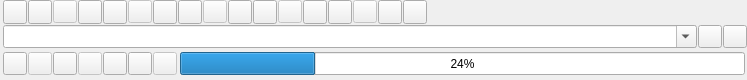
<?xml version="1.0" encoding="UTF-8"?>
<ui version="4.0">
 <class>CTreeToolBar</class>
 <widget class="CTreeToolBar" name="CTreeToolBar">
  <property name="geometry">
   <rect>
    <x>0</x>
    <y>0</y>
    <width>747</width>
    <height>80</height>
   </rect>
  </property>
  <property name="sizePolicy">
   <sizepolicy hsizetype="Ignored" vsizetype="Preferred">
    <horstretch>0</horstretch>
    <verstretch>0</verstretch>
   </sizepolicy>
  </property>
  <property name="minimumSize">
   <size>
    <width>0</width>
    <height>0</height>
   </size>
  </property>
  <property name="contextMenuPolicy">
   <enum>Qt::NoContextMenu</enum>
  </property>
  <property name="skinBackground" stdset="0">
   <string notr="true">usetransparent=&quot;1&quot; can_glass=&quot;1&quot; useSystemColorizationColor=&quot;0&quot; hideAllWhenGlass=&quot;1&quot; hideImageWhenTransparent=&quot;1&quot;  colorizationColorMinAlpha=&quot;0.0&quot;  src=&quot;img\tree\toolbar\toolbarback.png&quot;</string>
  </property>
  <property name="minFor2Row" stdset="0">
   <number>500</number>
  </property>
  <layout class="QGridLayout" name="grid0">
   <property name="sizeConstraint">
    <enum>QLayout::SetMinimumSize</enum>
   </property>
   <property name="leftMargin">
    <number>3</number>
   </property>
   <property name="topMargin">
    <number>0</number>
   </property>
   <property name="rightMargin">
    <number>0</number>
   </property>
   <property name="bottomMargin">
    <number>3</number>
   </property>
   <property name="spacing">
    <number>1</number>
   </property>
   <item row="0" column="0">
    <layout class="QHBoxLayout" name="row1" stretch="0,0,0,0,0,0,0,0,0,0,0,0,0,0,0,0,0,0">
     <property name="spacing">
      <number>1</number>
     </property>
     <property name="sizeConstraint">
      <enum>QLayout::SetMinimumSize</enum>
     </property>
     <item alignment="Qt::AlignLeft">
      <widget class="CSkinButton" name="LOAD_PLAYLIST_ID">
       <property name="sizePolicy">
        <sizepolicy hsizetype="Minimum" vsizetype="Minimum">
         <horstretch>0</horstretch>
         <verstretch>0</verstretch>
        </sizepolicy>
       </property>
       <property name="cursor">
        <cursorShape>PointingHandCursor</cursorShape>
       </property>
       <property name="focusPolicy">
        <enum>Qt::NoFocus</enum>
       </property>
       <property name="contextMenuPolicy">
        <enum>Qt::NoContextMenu</enum>
       </property>
       <property name="toolButtonStyle">
        <enum>Qt::ToolButtonIconOnly</enum>
       </property>
       <property name="skinImage" stdset="0">
        <stringlist notr="true">
         <string>src=&quot;img\tree\toolbar\loadplst.png&quot; tooltip=&quot;translateMe(Load playlist)&quot; statecount=&quot;3&quot; duration=&quot;200&quot; checked=&quot;1&quot;</string>
        </stringlist>
       </property>
      </widget>
     </item>
     <item alignment="Qt::AlignLeft">
      <widget class="CSkinButton" name="REFRESH_PLAYLIST_ID">
       <property name="sizePolicy">
        <sizepolicy hsizetype="Minimum" vsizetype="Minimum">
         <horstretch>0</horstretch>
         <verstretch>0</verstretch>
        </sizepolicy>
       </property>
       <property name="cursor">
        <cursorShape>PointingHandCursor</cursorShape>
       </property>
       <property name="focusPolicy">
        <enum>Qt::NoFocus</enum>
       </property>
       <property name="contextMenuPolicy">
        <enum>Qt::NoContextMenu</enum>
       </property>
       <property name="toolButtonStyle">
        <enum>Qt::ToolButtonIconOnly</enum>
       </property>
       <property name="skinImage" stdset="0">
        <stringlist notr="true">
         <string>src=&quot;img\tree\toolbar\refreshplst.png&quot; tooltip=&quot;translateMe(Refresh playlist)&quot;</string>
        </stringlist>
       </property>
      </widget>
     </item>
     <item alignment="Qt::AlignLeft">
      <widget class="CSkinButton" name="SEPARATOR_ID">
       <property name="enabled">
        <bool>false</bool>
       </property>
       <property name="focusPolicy">
        <enum>Qt::NoFocus</enum>
       </property>
       <property name="contextMenuPolicy">
        <enum>Qt::NoContextMenu</enum>
       </property>
       <property name="text">
        <string notr="true"/>
       </property>
       <property name="skinImage" stdset="0">
        <stringlist notr="true">
         <string>src=&quot;img\tree\toolbar\toolbarseparator.png&quot;</string>
        </stringlist>
       </property>
      </widget>
     </item>
     <item alignment="Qt::AlignLeft">
      <widget class="CSkinButton" name="FAVORIT_ID">
       <property name="sizePolicy">
        <sizepolicy hsizetype="Minimum" vsizetype="Minimum">
         <horstretch>0</horstretch>
         <verstretch>0</verstretch>
        </sizepolicy>
       </property>
       <property name="cursor">
        <cursorShape>PointingHandCursor</cursorShape>
       </property>
       <property name="focusPolicy">
        <enum>Qt::NoFocus</enum>
       </property>
       <property name="contextMenuPolicy">
        <enum>Qt::NoContextMenu</enum>
       </property>
       <property name="checkable">
        <bool>true</bool>
       </property>
       <property name="toolButtonStyle">
        <enum>Qt::ToolButtonIconOnly</enum>
       </property>
       <property name="skinImage" stdset="0">
        <stringlist notr="true">
         <string>src=&quot;img\tree\toolbar\toolbarfav.png&quot; tooltip=&quot;translateMe(Favorite channels/media)&quot;</string>
         <string>checked=&quot;1&quot; src=&quot;img\tree\toolbar\toolbarfav1.png&quot; maxcount=&quot;1&quot; duration=&quot;0&quot; tooltip=&quot;translateMe(Favorite channels/media)&quot;</string>
         <string>disabled=&quot;1&quot; src=&quot;img\tree\toolbar\toolbarfav2.png&quot;</string>
        </stringlist>
       </property>
      </widget>
     </item>
     <item alignment="Qt::AlignLeft">
      <widget class="CSkinButton" name="SHOWGROUP_ID">
       <property name="sizePolicy">
        <sizepolicy hsizetype="Minimum" vsizetype="Minimum">
         <horstretch>0</horstretch>
         <verstretch>0</verstretch>
        </sizepolicy>
       </property>
       <property name="cursor">
        <cursorShape>PointingHandCursor</cursorShape>
       </property>
       <property name="focusPolicy">
        <enum>Qt::NoFocus</enum>
       </property>
       <property name="contextMenuPolicy">
        <enum>Qt::NoContextMenu</enum>
       </property>
       <property name="checkable">
        <bool>true</bool>
       </property>
       <property name="toolButtonStyle">
        <enum>Qt::ToolButtonIconOnly</enum>
       </property>
       <property name="skinImage" stdset="0">
        <stringlist notr="true">
         <string>src=&quot;img\tree\toolbar\toolbargroup.png&quot; tooltip=&quot;translateMe(Enable grouping)&quot;</string>
         <string>checked=&quot;1&quot; src=&quot;img\tree\toolbar\toolbargroup1.png&quot; maxcount=&quot;1&quot; duration=&quot;0&quot; tooltip=&quot;translateMe(Disable grouping)&quot;</string>
        </stringlist>
       </property>
      </widget>
     </item>
     <item alignment="Qt::AlignLeft">
      <widget class="CSkinButton" name="SEPARATOR_ID">
       <property name="enabled">
        <bool>false</bool>
       </property>
       <property name="focusPolicy">
        <enum>Qt::NoFocus</enum>
       </property>
       <property name="contextMenuPolicy">
        <enum>Qt::NoContextMenu</enum>
       </property>
       <property name="text">
        <string notr="true"/>
       </property>
       <property name="skinImage" stdset="0">
        <stringlist notr="true">
         <string>src=&quot;img\tree\toolbar\toolbarseparator.png&quot;</string>
        </stringlist>
       </property>
      </widget>
     </item>
     <item alignment="Qt::AlignLeft">
      <widget class="CSkinButton" name="NEW_ID">
       <property name="sizePolicy">
        <sizepolicy hsizetype="Minimum" vsizetype="Minimum">
         <horstretch>0</horstretch>
         <verstretch>0</verstretch>
        </sizepolicy>
       </property>
       <property name="cursor">
        <cursorShape>PointingHandCursor</cursorShape>
       </property>
       <property name="focusPolicy">
        <enum>Qt::NoFocus</enum>
       </property>
       <property name="contextMenuPolicy">
        <enum>Qt::NoContextMenu</enum>
       </property>
       <property name="toolButtonStyle">
        <enum>Qt::ToolButtonIconOnly</enum>
       </property>
       <property name="skinImage" stdset="0">
        <stringlist notr="true">
         <string>src=&quot;img\tree\toolbar\toolbarnew.png&quot; tooltip=&quot;translateMe(New channel/media)&quot;</string>
        </stringlist>
       </property>
      </widget>
     </item>
     <item alignment="Qt::AlignLeft">
      <widget class="CSkinButton" name="NEW_GROUP_ID">
       <property name="sizePolicy">
        <sizepolicy hsizetype="Minimum" vsizetype="Minimum">
         <horstretch>0</horstretch>
         <verstretch>0</verstretch>
        </sizepolicy>
       </property>
       <property name="cursor">
        <cursorShape>PointingHandCursor</cursorShape>
       </property>
       <property name="focusPolicy">
        <enum>Qt::NoFocus</enum>
       </property>
       <property name="contextMenuPolicy">
        <enum>Qt::NoContextMenu</enum>
       </property>
       <property name="toolButtonStyle">
        <enum>Qt::ToolButtonIconOnly</enum>
       </property>
       <property name="skinImage" stdset="0">
        <stringlist notr="true">
         <string>src=&quot;img\tree\toolbar\toolbarnewgroup.png&quot; tooltip=&quot;translateMe(New group)&quot;</string>
        </stringlist>
       </property>
      </widget>
     </item>
     <item alignment="Qt::AlignLeft">
      <widget class="CSkinButton" name="SEPARATOR_ID">
       <property name="enabled">
        <bool>false</bool>
       </property>
       <property name="focusPolicy">
        <enum>Qt::NoFocus</enum>
       </property>
       <property name="contextMenuPolicy">
        <enum>Qt::NoContextMenu</enum>
       </property>
       <property name="text">
        <string notr="true"/>
       </property>
       <property name="skinImage" stdset="0">
        <stringlist notr="true">
         <string>src=&quot;img\tree\toolbar\toolbarseparator.png&quot;</string>
        </stringlist>
       </property>
      </widget>
     </item>
     <item alignment="Qt::AlignLeft">
      <widget class="CSkinButton" name="DELETE_ID">
       <property name="sizePolicy">
        <sizepolicy hsizetype="Minimum" vsizetype="Minimum">
         <horstretch>0</horstretch>
         <verstretch>0</verstretch>
        </sizepolicy>
       </property>
       <property name="cursor">
        <cursorShape>PointingHandCursor</cursorShape>
       </property>
       <property name="focusPolicy">
        <enum>Qt::NoFocus</enum>
       </property>
       <property name="contextMenuPolicy">
        <enum>Qt::NoContextMenu</enum>
       </property>
       <property name="toolButtonStyle">
        <enum>Qt::ToolButtonIconOnly</enum>
       </property>
       <property name="skinImage" stdset="0">
        <stringlist notr="true">
         <string>src=&quot;img\tree\toolbar\toolbardelete.png&quot; tooltip=&quot;translateMe(Delete)&quot;</string>
        </stringlist>
       </property>
      </widget>
     </item>
     <item alignment="Qt::AlignLeft">
      <widget class="CSkinButton" name="DELETE_ALL_ID">
       <property name="sizePolicy">
        <sizepolicy hsizetype="Minimum" vsizetype="Minimum">
         <horstretch>0</horstretch>
         <verstretch>0</verstretch>
        </sizepolicy>
       </property>
       <property name="cursor">
        <cursorShape>PointingHandCursor</cursorShape>
       </property>
       <property name="focusPolicy">
        <enum>Qt::NoFocus</enum>
       </property>
       <property name="contextMenuPolicy">
        <enum>Qt::NoContextMenu</enum>
       </property>
       <property name="toolButtonStyle">
        <enum>Qt::ToolButtonIconOnly</enum>
       </property>
       <property name="skinImage" stdset="0">
        <stringlist notr="true">
         <string>src=&quot;img\tree\toolbar\toolbardeleteall.png&quot; tooltip=&quot;translateMe(Delete all visible)&quot;</string>
        </stringlist>
       </property>
      </widget>
     </item>
     <item alignment="Qt::AlignLeft">
      <widget class="CSkinButton" name="SEPARATOR_ID">
       <property name="enabled">
        <bool>false</bool>
       </property>
       <property name="focusPolicy">
        <enum>Qt::NoFocus</enum>
       </property>
       <property name="contextMenuPolicy">
        <enum>Qt::NoContextMenu</enum>
       </property>
       <property name="text">
        <string notr="true"/>
       </property>
       <property name="skinImage" stdset="0">
        <stringlist notr="true">
         <string>src=&quot;img\tree\toolbar\toolbarseparator.png&quot;</string>
        </stringlist>
       </property>
      </widget>
     </item>
     <item alignment="Qt::AlignLeft">
      <widget class="CSkinButton" name="PROGRAMM_VIEW_ID">
       <property name="sizePolicy">
        <sizepolicy hsizetype="Minimum" vsizetype="Minimum">
         <horstretch>0</horstretch>
         <verstretch>0</verstretch>
        </sizepolicy>
       </property>
       <property name="cursor">
        <cursorShape>PointingHandCursor</cursorShape>
       </property>
       <property name="focusPolicy">
        <enum>Qt::NoFocus</enum>
       </property>
       <property name="contextMenuPolicy">
        <enum>Qt::NoContextMenu</enum>
       </property>
       <property name="popupMode">
        <enum>QToolButton::InstantPopup</enum>
       </property>
       <property name="toolButtonStyle">
        <enum>Qt::ToolButtonIconOnly</enum>
       </property>
       <property name="skinImage" stdset="0">
        <stringlist notr="true">
         <string>src=&quot;img\tree\toolbar\toolbarprview.png&quot; tooltip=&quot;translateMe(EPG)&quot;</string>
        </stringlist>
       </property>
      </widget>
     </item>
     <item alignment="Qt::AlignLeft">
      <widget class="CSkinButton" name="VIEW_ID">
       <property name="sizePolicy">
        <sizepolicy hsizetype="Minimum" vsizetype="Minimum">
         <horstretch>0</horstretch>
         <verstretch>0</verstretch>
        </sizepolicy>
       </property>
       <property name="cursor">
        <cursorShape>PointingHandCursor</cursorShape>
       </property>
       <property name="focusPolicy">
        <enum>Qt::NoFocus</enum>
       </property>
       <property name="contextMenuPolicy">
        <enum>Qt::NoContextMenu</enum>
       </property>
       <property name="popupMode">
        <enum>QToolButton::InstantPopup</enum>
       </property>
       <property name="toolButtonStyle">
        <enum>Qt::ToolButtonIconOnly</enum>
       </property>
       <property name="skinImage" stdset="0">
        <stringlist notr="true">
         <string>src=&quot;img\tree\toolbar\toolbarview.png&quot; tooltip=&quot;translateMe(Switcher (EPG, Channel Settings))&quot;</string>
        </stringlist>
       </property>
      </widget>
     </item>
     <item alignment="Qt::AlignLeft">
      <widget class="CSkinButton" name="SEPARATOR_ID">
       <property name="enabled">
        <bool>false</bool>
       </property>
       <property name="focusPolicy">
        <enum>Qt::NoFocus</enum>
       </property>
       <property name="contextMenuPolicy">
        <enum>Qt::NoContextMenu</enum>
       </property>
       <property name="text">
        <string notr="true"/>
       </property>
       <property name="skinImage" stdset="0">
        <stringlist notr="true">
         <string>src=&quot;img\tree\toolbar\toolbarseparator.png&quot;</string>
        </stringlist>
       </property>
      </widget>
     </item>
     <item alignment="Qt::AlignLeft">
      <widget class="CSkinButton" name="TREE_START_SCAN_ID">
       <property name="sizePolicy">
        <sizepolicy hsizetype="Minimum" vsizetype="Minimum">
         <horstretch>0</horstretch>
         <verstretch>0</verstretch>
        </sizepolicy>
       </property>
       <property name="cursor">
        <cursorShape>PointingHandCursor</cursorShape>
       </property>
       <property name="focusPolicy">
        <enum>Qt::NoFocus</enum>
       </property>
       <property name="contextMenuPolicy">
        <enum>Qt::NoContextMenu</enum>
       </property>
       <property name="popupMode">
        <enum>QToolButton::InstantPopup</enum>
       </property>
       <property name="toolButtonStyle">
        <enum>Qt::ToolButtonIconOnly</enum>
       </property>
       <property name="skinImage" stdset="0">
        <stringlist notr="true">
         <string>src=&quot;img\tree\toolbar\toolbarscan.png&quot; tooltip=&quot;translateMe(Check selected channels)&quot;</string>
        </stringlist>
       </property>
      </widget>
     </item>
     <item alignment="Qt::AlignLeft">
      <widget class="CSkinButton" name="PARENT_PROTECT_ID">
       <property name="sizePolicy">
        <sizepolicy hsizetype="Minimum" vsizetype="Minimum">
         <horstretch>0</horstretch>
         <verstretch>0</verstretch>
        </sizepolicy>
       </property>
       <property name="cursor">
        <cursorShape>PointingHandCursor</cursorShape>
       </property>
       <property name="focusPolicy">
        <enum>Qt::NoFocus</enum>
       </property>
       <property name="contextMenuPolicy">
        <enum>Qt::NoContextMenu</enum>
       </property>
       <property name="checkable">
        <bool>false</bool>
       </property>
       <property name="toolButtonStyle">
        <enum>Qt::ToolButtonIconOnly</enum>
       </property>
       <property name="skinImage" stdset="0">
        <stringlist notr="true">
         <string>src=&quot;img\tree\toolbar\toolbarparent1.png&quot; tooltip=&quot;translateMe(Parental control)&quot;</string>
         <string>src=&quot;img\tree\toolbar\toolbarparent2.png&quot; tooltip=&quot;translateMe(Parental control)&quot;</string>
        </stringlist>
       </property>
      </widget>
     </item>
     <item>
      <spacer name="horizontalSpacer">
       <property name="orientation">
        <enum>Qt::Horizontal</enum>
       </property>
       <property name="sizeHint" stdset="0">
        <size>
         <width>0</width>
         <height>20</height>
        </size>
       </property>
      </spacer>
     </item>
    </layout>
   </item>
   <item row="1" column="0">
    <layout class="QHBoxLayout" name="row2">
     <property name="spacing">
      <number>1</number>
     </property>
     <property name="sizeConstraint">
      <enum>QLayout::SetMinAndMaxSize</enum>
     </property>
     <item>
      <widget class="CComboBoxHelpers" name="COMBO_FILTER_ID">
       <property name="sizePolicy">
        <sizepolicy hsizetype="Expanding" vsizetype="Preferred">
         <horstretch>0</horstretch>
         <verstretch>0</verstretch>
        </sizepolicy>
       </property>
       <property name="editable">
        <bool>true</bool>
       </property>
       <property name="currentText">
        <string notr="true"/>
       </property>
       <property name="maxVisibleItems">
        <number>50</number>
       </property>
       <property name="insertPolicy">
        <enum>QComboBox::InsertAtTop</enum>
       </property>
       <property name="sizeAdjustPolicy">
        <enum>QComboBox::AdjustToMinimumContentsLength</enum>
       </property>
       <property name="placeholderText" stdset="0">
        <string>Filter...</string>
       </property>
       <property name="haveDeleteButtons" stdset="0">
        <bool>true</bool>
       </property>
      </widget>
     </item>
     <item>
      <widget class="CSkinButton" name="DELETE_FILTER_ID">
       <property name="sizePolicy">
        <sizepolicy hsizetype="Minimum" vsizetype="Minimum">
         <horstretch>0</horstretch>
         <verstretch>0</verstretch>
        </sizepolicy>
       </property>
       <property name="cursor">
        <cursorShape>PointingHandCursor</cursorShape>
       </property>
       <property name="focusPolicy">
        <enum>Qt::NoFocus</enum>
       </property>
       <property name="contextMenuPolicy">
        <enum>Qt::NoContextMenu</enum>
       </property>
       <property name="toolButtonStyle">
        <enum>Qt::ToolButtonIconOnly</enum>
       </property>
       <property name="skinImage" stdset="0">
        <stringlist notr="true">
         <string>src=&quot;img\tree\toolbar\delfilter.png&quot; tooltip=&quot;translateMe(Delete filter)&quot;</string>
        </stringlist>
       </property>
      </widget>
     </item>
     <item>
      <widget class="CSkinButton" name="AUTO_FILTER_ID">
       <property name="sizePolicy">
        <sizepolicy hsizetype="Minimum" vsizetype="Minimum">
         <horstretch>0</horstretch>
         <verstretch>0</verstretch>
        </sizepolicy>
       </property>
       <property name="cursor">
        <cursorShape>PointingHandCursor</cursorShape>
       </property>
       <property name="focusPolicy">
        <enum>Qt::NoFocus</enum>
       </property>
       <property name="contextMenuPolicy">
        <enum>Qt::NoContextMenu</enum>
       </property>
       <property name="checkable">
        <bool>true</bool>
       </property>
       <property name="toolButtonStyle">
        <enum>Qt::ToolButtonIconOnly</enum>
       </property>
       <property name="skinImage" stdset="0">
        <stringlist notr="true">
         <string>src=&quot;img\tree\toolbar\autofilter1.png&quot; tooltip=&quot;translateMe(Enable autofilter)&quot;</string>
         <string>checked=&quot;1&quot; src=&quot;img\tree\toolbar\autofilter2.png&quot; maxcount=&quot;1&quot; duration=&quot;0&quot; tooltip=&quot;translateMe(Disable autofilter)&quot;</string>
        </stringlist>
       </property>
      </widget>
     </item>
    </layout>
   </item>
   <item row="2" column="0">
    <layout class="QHBoxLayout" name="row3">
     <property name="spacing">
      <number>1</number>
     </property>
     <property name="topMargin">
      <number>3</number>
     </property>
     <property name="rightMargin">
      <number>2</number>
     </property>
     <property name="bottomMargin">
      <number>2</number>
     </property>
     <item>
      <widget class="CSkinButton" name="HIDE_SCAN_ID">
       <property name="sizePolicy">
        <sizepolicy hsizetype="Minimum" vsizetype="Minimum">
         <horstretch>0</horstretch>
         <verstretch>0</verstretch>
        </sizepolicy>
       </property>
       <property name="cursor">
        <cursorShape>PointingHandCursor</cursorShape>
       </property>
       <property name="focusPolicy">
        <enum>Qt::NoFocus</enum>
       </property>
       <property name="contextMenuPolicy">
        <enum>Qt::NoContextMenu</enum>
       </property>
       <property name="toolButtonStyle">
        <enum>Qt::ToolButtonIconOnly</enum>
       </property>
       <property name="skinImage" stdset="0">
        <stringlist notr="true">
         <string>src=&quot;img\tree\scanbar\hidebarscan.png&quot; tooltip=&quot;translateMe(Hide panel)&quot;</string>
        </stringlist>
       </property>
      </widget>
     </item>
     <item>
      <widget class="CSkinButton" name="SEPARATOR_ID">
       <property name="enabled">
        <bool>false</bool>
       </property>
       <property name="sizePolicy">
        <sizepolicy hsizetype="Minimum" vsizetype="Minimum">
         <horstretch>0</horstretch>
         <verstretch>0</verstretch>
        </sizepolicy>
       </property>
       <property name="focusPolicy">
        <enum>Qt::NoFocus</enum>
       </property>
       <property name="contextMenuPolicy">
        <enum>Qt::NoContextMenu</enum>
       </property>
       <property name="text">
        <string notr="true"/>
       </property>
       <property name="skinImage" stdset="0">
        <stringlist notr="true">
         <string>src=&quot;img\tree\toolbar\toolbarseparator.png&quot;</string>
        </stringlist>
       </property>
      </widget>
     </item>
     <item>
      <widget class="CSkinButton" name="STOP_SCAN_ID">
       <property name="sizePolicy">
        <sizepolicy hsizetype="Minimum" vsizetype="Minimum">
         <horstretch>0</horstretch>
         <verstretch>0</verstretch>
        </sizepolicy>
       </property>
       <property name="cursor">
        <cursorShape>PointingHandCursor</cursorShape>
       </property>
       <property name="focusPolicy">
        <enum>Qt::NoFocus</enum>
       </property>
       <property name="contextMenuPolicy">
        <enum>Qt::NoContextMenu</enum>
       </property>
       <property name="toolButtonStyle">
        <enum>Qt::ToolButtonIconOnly</enum>
       </property>
       <property name="skinImage" stdset="0">
        <stringlist notr="true">
         <string>src=&quot;img\tree\scanbar\stopscan.png&quot; tooltip=&quot;translateMe(Stop scanning)&quot;</string>
        </stringlist>
       </property>
      </widget>
     </item>
     <item>
      <widget class="CSkinButton" name="SEPARATOR_ID">
       <property name="enabled">
        <bool>false</bool>
       </property>
       <property name="sizePolicy">
        <sizepolicy hsizetype="Minimum" vsizetype="Minimum">
         <horstretch>0</horstretch>
         <verstretch>0</verstretch>
        </sizepolicy>
       </property>
       <property name="focusPolicy">
        <enum>Qt::NoFocus</enum>
       </property>
       <property name="contextMenuPolicy">
        <enum>Qt::NoContextMenu</enum>
       </property>
       <property name="text">
        <string notr="true"/>
       </property>
       <property name="skinImage" stdset="0">
        <stringlist notr="true">
         <string>src=&quot;img\tree\toolbar\toolbarseparator.png&quot;</string>
        </stringlist>
       </property>
      </widget>
     </item>
     <item>
      <widget class="CSkinButton" name="OPTION_SCAN_ID">
       <property name="sizePolicy">
        <sizepolicy hsizetype="Minimum" vsizetype="Minimum">
         <horstretch>0</horstretch>
         <verstretch>0</verstretch>
        </sizepolicy>
       </property>
       <property name="cursor">
        <cursorShape>PointingHandCursor</cursorShape>
       </property>
       <property name="focusPolicy">
        <enum>Qt::NoFocus</enum>
       </property>
       <property name="contextMenuPolicy">
        <enum>Qt::NoContextMenu</enum>
       </property>
       <property name="toolButtonStyle">
        <enum>Qt::ToolButtonIconOnly</enum>
       </property>
       <property name="skinImage" stdset="0">
        <stringlist notr="true">
         <string>src=&quot;img\tree\scanbar\optionscan.png&quot; tooltip=&quot;translateMe(Settings of scanning)&quot;</string>
        </stringlist>
       </property>
      </widget>
     </item>
     <item>
      <widget class="CSkinButton" name="SHOW_ERROR_SCAN_ID">
       <property name="sizePolicy">
        <sizepolicy hsizetype="Minimum" vsizetype="Minimum">
         <horstretch>0</horstretch>
         <verstretch>0</verstretch>
        </sizepolicy>
       </property>
       <property name="cursor">
        <cursorShape>PointingHandCursor</cursorShape>
       </property>
       <property name="focusPolicy">
        <enum>Qt::NoFocus</enum>
       </property>
       <property name="contextMenuPolicy">
        <enum>Qt::NoContextMenu</enum>
       </property>
       <property name="checkable">
        <bool>true</bool>
       </property>
       <property name="toolButtonStyle">
        <enum>Qt::ToolButtonIconOnly</enum>
       </property>
       <property name="skinImage" stdset="0">
        <stringlist notr="true">
         <string>src=&quot;img\tree\scanbar\showerror.png&quot; tooltip=&quot;translateMe(Show not working channels list)&quot;</string>
         <string>checked=&quot;1&quot; src=&quot;img\tree\scanbar\showerror1.png&quot; maxcount=&quot;1&quot; duration=&quot;0&quot; tooltip=&quot;translateMe(Show all)&quot;</string>
        </stringlist>
       </property>
      </widget>
     </item>
     <item>
      <widget class="CSkinButton" name="SEPARATOR_ID">
       <property name="enabled">
        <bool>false</bool>
       </property>
       <property name="sizePolicy">
        <sizepolicy hsizetype="Minimum" vsizetype="Minimum">
         <horstretch>0</horstretch>
         <verstretch>0</verstretch>
        </sizepolicy>
       </property>
       <property name="focusPolicy">
        <enum>Qt::NoFocus</enum>
       </property>
       <property name="contextMenuPolicy">
        <enum>Qt::NoContextMenu</enum>
       </property>
       <property name="text">
        <string notr="true"/>
       </property>
       <property name="skinImage" stdset="0">
        <stringlist notr="true">
         <string>src=&quot;img\tree\toolbar\toolbarseparator.png&quot;</string>
        </stringlist>
       </property>
      </widget>
     </item>
     <item>
      <spacer name="horizontalSpacer_2">
       <property name="orientation">
        <enum>Qt::Horizontal</enum>
       </property>
       <property name="sizeType">
        <enum>QSizePolicy::Fixed</enum>
       </property>
       <property name="sizeHint" stdset="0">
        <size>
         <width>2</width>
         <height>20</height>
        </size>
       </property>
      </spacer>
     </item>
     <item>
      <widget class="QProgressBar" name="PROGRESS_SCAN_ID">
       <property name="sizePolicy">
        <sizepolicy hsizetype="Expanding" vsizetype="Preferred">
         <horstretch>0</horstretch>
         <verstretch>0</verstretch>
        </sizepolicy>
       </property>
       <property name="value">
        <number>24</number>
       </property>
       <property name="alignment">
        <set>Qt::AlignLeading|Qt::AlignLeft|Qt::AlignVCenter</set>
       </property>
       <property name="format">
        <string notr="true">%p%</string>
       </property>
      </widget>
     </item>
    </layout>
   </item>
  </layout>
 </widget>
 <customwidgets>
  <customwidget>
   <class>CSkinButton</class>
   <extends>QToolButton</extends>
   <header>skinbutton.h</header>
  </customwidget>
  <customwidget>
   <class>CTreeToolBar</class>
   <extends>QWidget</extends>
   <header>treetoolbar.h</header>
   <container>1</container>
  </customwidget>
  <customwidget>
   <class>CComboBoxHelpers</class>
   <extends>QComboBox</extends>
   <header>comboboxhelpers.h</header>
  </customwidget>
 </customwidgets>
 <resources/>
 <connections/>
</ui>
